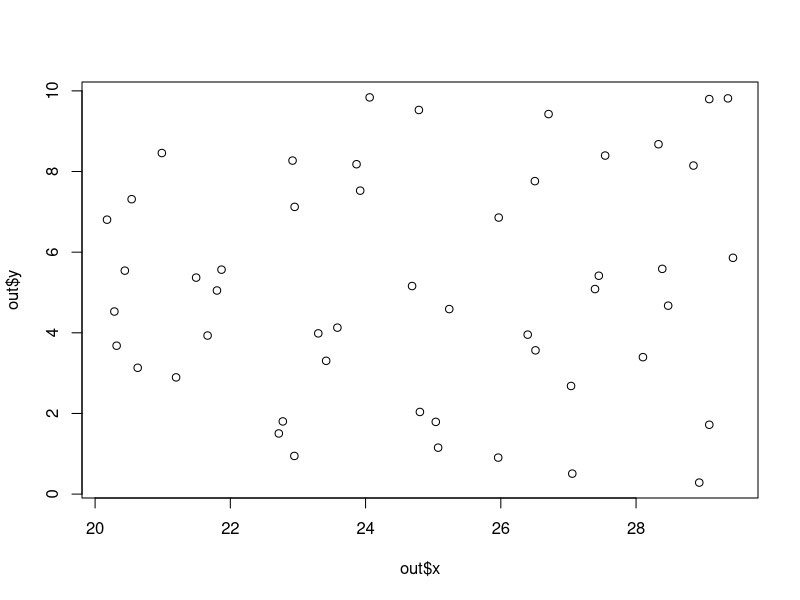
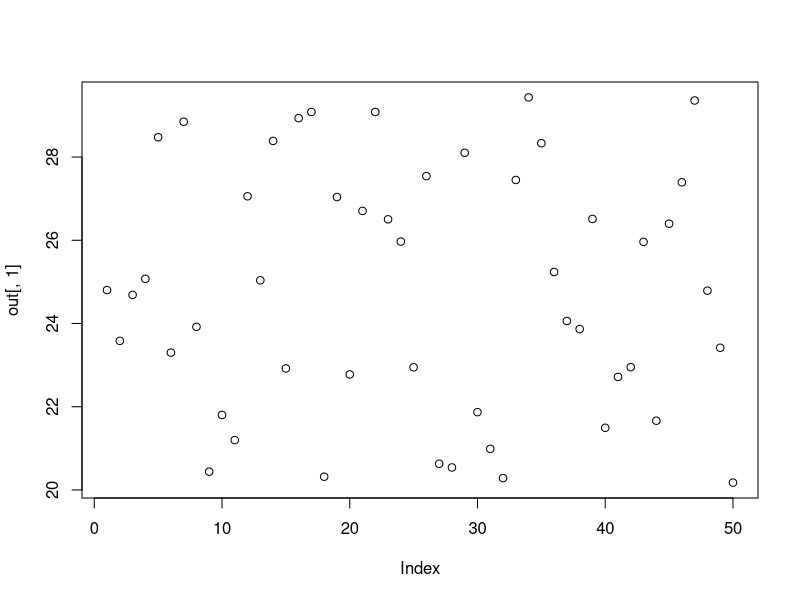
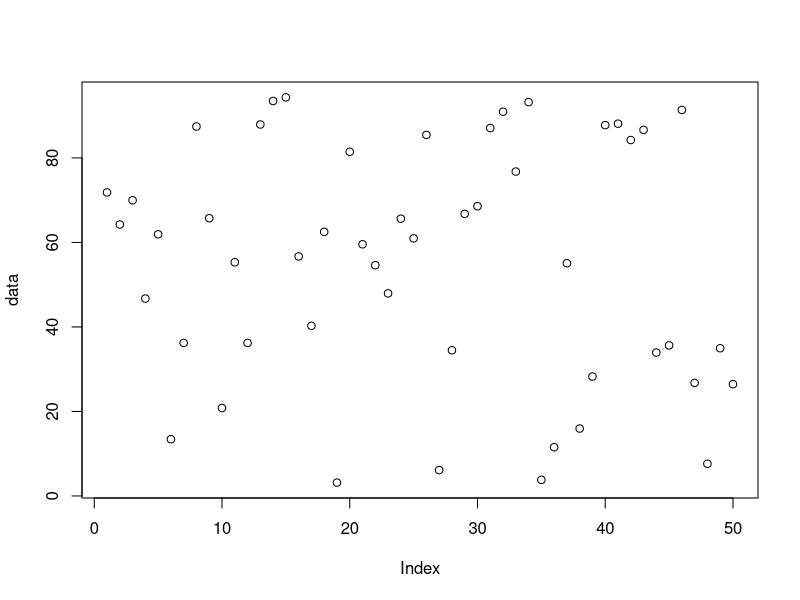
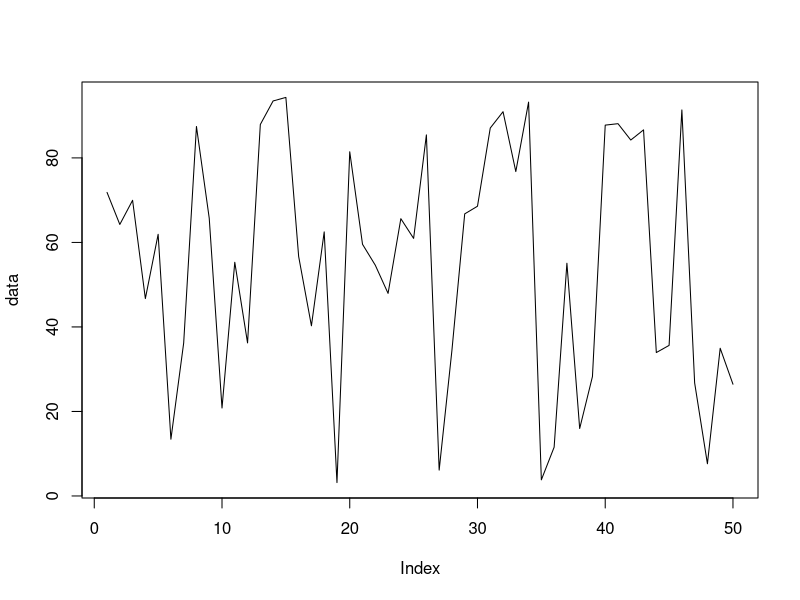
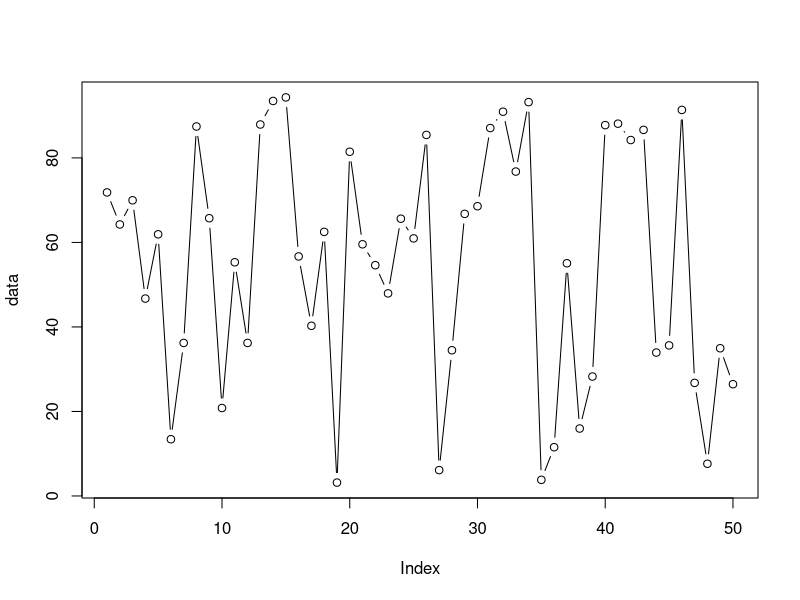
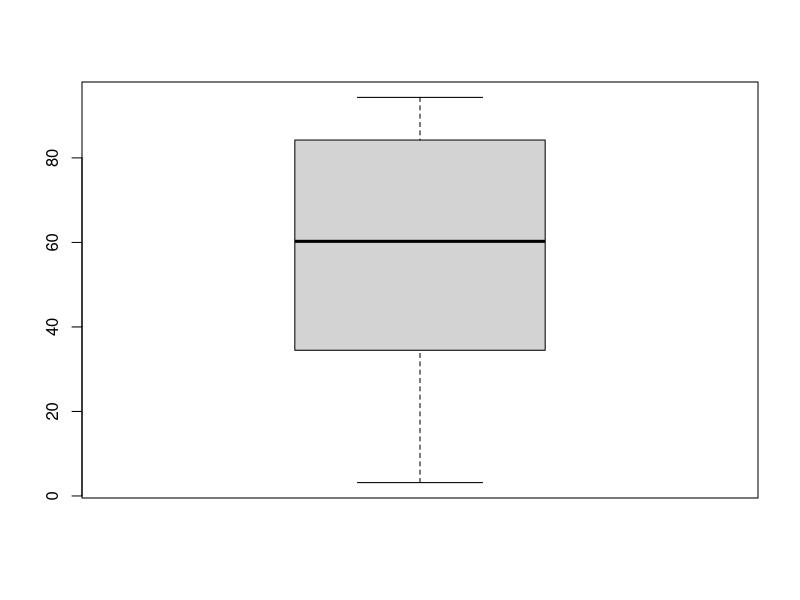
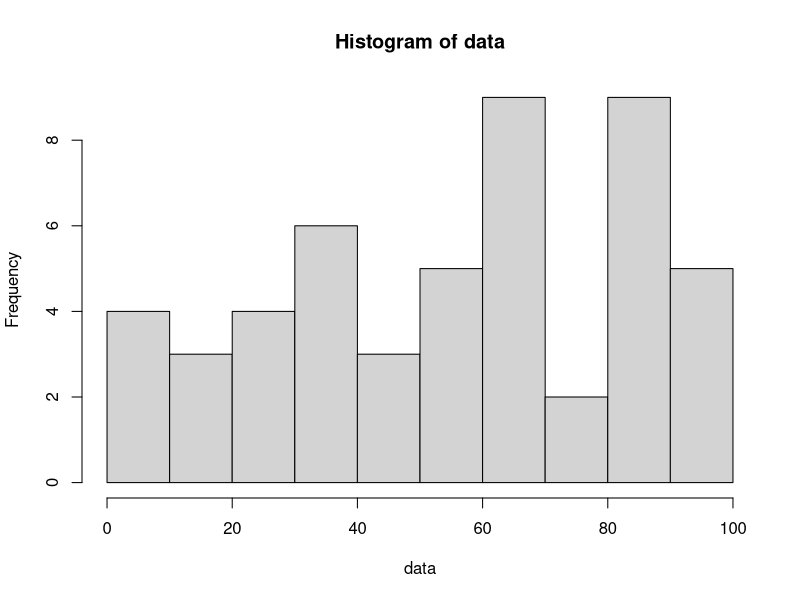
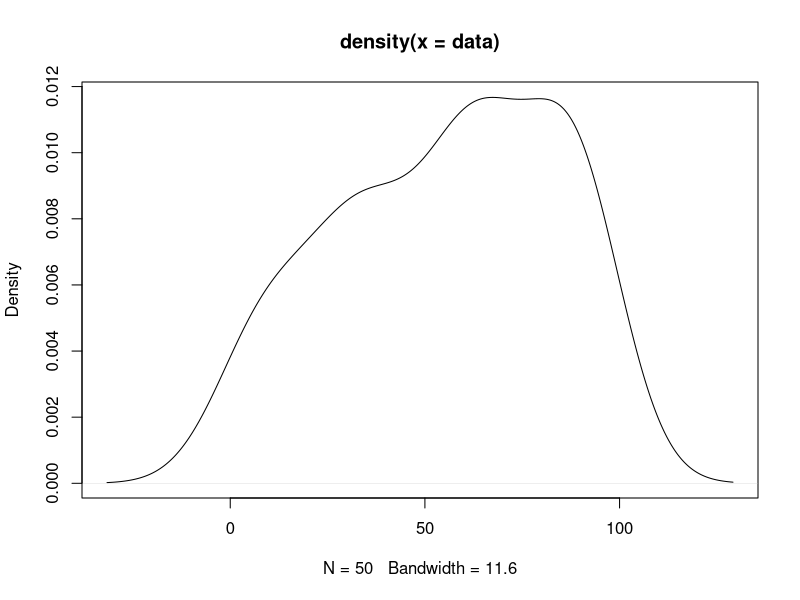

Generate these figures, in order, with R:
## ---- chunk 1
2+4+7 # Sum 

# Order of operation
1/2*3+4-5
1/2*(3+4-5)
1/(2*(3+4-5))
1/(2*3+4-5) 
## Notice how output changes with the placement of operators

# Other operators:
2^3
log(10)
sqrt(4)
pi

# Clear the Environment
rm(list=ls())
## ---- chunk 2
# The "is equal to" or "assignment operator in R is "<-" or "=" 

# Generate sample data
data<-c(1,4,2,3,9)

# rbind combines data by rows, and hence "r"bind
# cbind combines data by columns, and hence "c"bind

# Checking the properties of a dataset. Note: the na.rm argument ignores NA values in the dataset.
data=rbind(1,4,2,3,9) 
dim(data)           # [5,1]: 5 rows, 1 column
data[2,1]           # Show the value in row 2, column 1
data[c(2:5),1]      # Show a range of values in column 1
mean(data, na.rm=T) # Mean
max(data)           # Maximum
min(data)           # Minimum
sd(data)            # Standard deviation
var(data)           # Variance

summary(data) 
str(data)        # Prints structure of data
head(data)       # Returns the 1st 6 items in the object
head(data, 2)    # Print first 2
tail(data, 2)    # Print last 2

# Do the same, but with "c()" instead of "rbind"
data=c(1,4,2,3,9) 
dim(data)        # Note: dim is NULL
length(data)     # Length of a dataset is the number of variables (columns)

data[2]          # This should give you 4 

# Other operators work in the same way
mean(data)       # Mean
max(data)        # Maximum
min(data)        # Minimum
sd(data)         # Standard deviation
var(data)        # Variance

# Text data
data=c("TAMU","GEOS","BAEN","WMHS") 
data             # View
data[1]

# Mixed data
data=c(1,"GEOS",10,"WMHS") # All data is treated as text if one value is text
data[3]                    # Note how output is in quotes i.e. "10"

## ---- chunk 3
# Lets make a random matrix
test_mat = matrix( c(2, 4, 3, 1, 5, 7), # The data elements 
  nrow=2,         # Number of rows 
  ncol=3,         # Number of columns 
  byrow = TRUE)   # Fill matrix by rows 

test_mat = matrix( c(2, 4, 3, 1, 5, 7),nrow=2,ncol=3,byrow = TRUE) # Same result 
test_mat


test_mat[,2]      # Display all rows, and second column
test_mat[2,]      # Display second row, all columns

# Types of datasets
out = as.matrix(test_mat)
out               # This is a matrix
out = as.array(test_mat)
out               # This is also a matrix
out = as.vector(test_mat)
out               # This is just a vector

# Data frame and list
data1=runif(50,20,30) # Create 50 random numbers between 20 and 30  
data2=runif(50,0,10)  # Create 50 random numbers between 0 and 10  

# Lists
out = list()        # Create and empty list
out[[1]] = data1    # Notice the brackets "[[ ]]" instead of "[ ]"
out[[2]] = data2
out[[1]]          # Contains data1 at this location

# Data frame
out=data.frame(x=data1, y=data2)

# Let's see how it looks!
plot(out$x, out$y)
plot(out[,1])
## ---- chunk 4

# Create 50 random numbers between 0 and 100  
data=runif(50, 0, 100) 

# Overplotting means adding layers to a plot.
plot(data)            # The "plot" function initializes the plot.
plot(data, type="l")  # The "type" argument changes the plot type. "l" calls up a line plot
plot(data, type="b")  # Buffered points joined by lines

# Try options type = "o" and type = "c" as well.

# We can also quickly visualize boxplots, histograms, and density plots using the same procedure
boxplot(data)        # Box-and-whisker plot
hist(data)           # Histogram points
plot(density(data))  # Plot with density distribution 

## ---- chunk 5

# Part 2.2.1. Line plots
plot(data,type="o", col="red",
     xlab="x-axis title",ylab ="y-axis title", main="My plot", # Name of axis labels and title
     cex.axis=2, cex.main=2,cex.lab=2,            # Size of axes, title and label
     pch=23,       # Change marker style
     bg="red",     # Change color of markers
     lty=5,        # Change line style
     lwd=2         # Selecting line width
) 
# Adding legend
legend(1, 100, legend=c("Data 1"),
       col=c("red"), lty=2, cex=1.2)

# Part 2.2.2. Histograms
hist(data,col="red",
     xlab="Number",ylab ="Value", main="My plot", # Name of axis labels and title
     border="blue"
) 

# Try adjusting the parameters:
# hist(data,col="red",
#      xlab="Number",ylab ="Value", main="My plot", # Name of axis labels and title
#      cex.axis=2, cex.main=2,cex.lab=2,            # Size of axes, title and label
#      border="blue", 
#      xlim=c(0,100), # Control the limits of the x-axis
#      las=0,      # Try different values of las: 0,1,2,3 to rotate labels
#      breaks=5    # Try using 5,20,50, 100
# ) # Using more options and controls

## ---- chunk 6

plot_data=data.frame(x=runif(50,0,10), y=runif(50,20,30), z=runif(50,30,40)) 

plot(plot_data$x, plot_data$y) # Scatter plot of x and y data

# Mandatory beautification
plot(plot_data$x,plot_data$y, xlab="Data X", ylab="Data Y", main="X vs Y plot",
     col="darkred",pch=20,cex=1.5) # Scatter plot of x and y data

# Multiple lines on one axis
matplot(plot_data, type = c("b"),pch=16,col = 1:4) 
matplot(plot_data, type = c("b","l","o"),pch=16,col = 1:4) # Try this now. Any difference? 
legend("topleft", legend = 1:4, col=1:4, pch=1)            # Add legend to a top left
legend("top", legend = 1:4, col=1:4, pch=1)                # Add legend to at top center
legend("bottomright", legend = 1:4, col=1:4, pch=1)        # Add legend at the bottom right

## ---- chunk 7


date=seq(as.Date('2011-01-01'),as.Date('2011-01-31'),by = 1) # Generate a sequence 31 days
data=runif(31,0,10)                 # Generate 31 random values between 0 and 10
df=data.frame(Date=date,Value=data) # Combine the data in a data frame
plot(df,type="o")

## ---- chunk 8

par(mfrow=c(2,2)) # Call a plot with 4 quadrants

# Plot 1
matplot(plot_data, type = c("b"),pch=16,col = 1:4) 

# Plot 2
plot(plot_data$x,plot_data$y) 

# Plot 3
hist(data,col="red",
     xlab="Number",ylab ="Value", main="My plot", 
     border="blue") 

# Plot4
plot(data,type="o", col="red",
     xlab="Number",ylab ="Value", main="My plot",
     cex.axis=2, cex.main=2,cex.lab=2, 
     pch=23,   
     bg="red", 
     lty=5, 
     lwd=2 
) 

# Alternatively, we can call up a plot using a matrix
matrix(c(1,1,2,3), 2, 2, byrow = TRUE) # Plot 1 is plotted for first two spots, followed by plot 2 and 3 

layout(matrix(c(1,1,2,3), 2, 2, byrow = TRUE)) # Fixes a layout of the plots we want to make

 # Plot 1
matplot(plot_data, type = c("b"),pch=16,col = 1:4)

# Plot2
plot(plot_data$x,plot_data$y) 

# Plot 3
hist(data,col="red",
     xlab="Number",ylab ="Value", main="My plot",
     border="blue"
)
## ---- chunk 9

png("awesome_plot.png", width=4, height=4, units="in", res=400) 
#Tells R we will plot image in png of given specification

matplot(plot_data, type = c("b","l","o"),pch=16,col = 1:4)  
legend("topleft", legend = 1:4, col=1:4, pch=1)

dev.off() # Very important: this sends the image to disc
# Keep pressing till you get the following: 
# Error in dev.off() : cannot shut down device 1 (the null device) 
# This ensures that we are no longer plotting.

# It looks like what everything we just plotted was squeezed together to tightly. Let's change the size.
png("awesome_plot.png", width=6, height=4, units="in", res=400)  #note change in dimension
#Tells R we will plot image in png of given specification

matplot(plot_data, type = c("b","l","o"),pch=16,col = 1:3)  
legend("topleft", legend = 1:3, col=1:3, pch=16)

dev.off() 

## ---- chunk 10
###############################################################
#~~~ Load required libraries
lib_names=c("ggplot2","gridExtra","utils","tidyr","cowplot", "RColorBrewer")

# If you see a prompt: Do you want to restart R prior to installing: Select **No**. 

# Install all necessary packages (Run once)
# invisible(suppressMessages
#           (suppressWarnings
#             (lapply
#               (lib_names,install.packages,repos="http://cran.r-project.org",
#                 character.only = T))))

# Load necessary packages
invisible(suppressMessages
          (suppressWarnings
            (lapply
              (lib_names,library, character.only = T))))

###############################################################
#~~~ Generate a dataset containing random numbers within specified ranges
Year = seq(1913,2001,1)
Jan = runif(89, -18.4, -3.2)
Feb = runif(89, -19.4, -1.2)
Mar = runif(89, -14, -1.8)
January = runif(89, 1, 86)
dat = data.frame(Year, Jan, Feb, Mar, January)
## ---- chunk 11

l1 = ggplot(data=dat, aes(x = Year, y = Jan, color = "blue")) + # Tell which data to plot
  geom_line() +      # Add a line
  geom_point() +     # Add a points
  xlab("Year") +     # Add labels to the axes
  ylab("Value")

# Or, they can be specified for any individual geometry
l1 + geom_line(linetype = "solid", color="Blue")  # Add a solid line
l1 + geom_line(aes(x = Year, y = January)) # Add a different data set

# There are tons of other built-in color scales and themes, such as scale_color_grey(), scale_color_brewer(), theme_classic(), theme_minimal(), and theme_dark()

# OR, CREATE YOUR OWN THEME! You can group themes together in one list
theme1 = theme(
  legend.position = "none",
  panel.background = element_blank(),
  plot.title = element_text(hjust = 0.5),
  axis.line = element_line(color = "black"),
  axis.text.y   = element_text(size = 11),
  axis.text.x   = element_text(size = 11),
  axis.title.y  = element_text(size = 11),
  axis.title.x  = element_text(size = 11),
  panel.border = element_rect(
    colour = "black",
    fill = NA,
    size = 0.5
  )
)
## ---- chunk 12
library(tidyr)

# There are two generally data formats: wide (horizontal) and long (vertical). In the horizontal format, every column represents a category of the data. In the vertical format, every row represents an observation for a particular category (think of each row as a data point). Both formats have their comparative advantages. We will now convert the data frame we randomly generated in the previous section to the long format. Here are several ways to do this:

# Using the gather function
dat2 = dat %>% gather(Month, Value, -Year)

# Using pivot_longer and selecting all of the columns we want. This function is the best!
dat2 = dat %>% pivot_longer(cols = c(Jan, Feb, Mar), names_to = "Month", values_to = "Value") 

# Or we can choose to exclude the columns we don't want
dat2 = dat %>% pivot_longer(cols = -c(Year,January), names_to = "Month", values_to = "Value") 

head(dat2) # The data is now shaped in the long format
## ---- chunk 13
# LINE PLOT
l = ggplot(dat2, aes(x = Year, y = Value, group = Month)) +
  geom_line(aes(color = Month)) +
  geom_point(aes(color = Month))
l
## ---- chunk 14
# DENSITY PLOT
d = ggplot(dat2, aes(x = Value))
d = d + geom_density(aes(color = Month, fill = Month), alpha=0.4) # Alpha specifies transparency
d
## ---- chunk 15
# HISTOGRAM
h = ggplot(dat2, aes(x = Value))
h = h + geom_histogram(aes(color = Month, fill = Month), alpha=0.4,
                 fill = "white",
                 position = "dodge")
h
## ---- chunk 16
# The plots can be displayed together on one image using 
# grid.arrange from the gridExtra package
img = grid.arrange(l, d, h, nrow=3)

# Finally, plots created using ggplot can be saved using ggsave
ggsave("grid_plot_1.png", 
       plot = img, 
       device = "png", 
       width = 6, 
       height = 4, 
       units = c("in"), 
       dpi = 600)
## ---- chunk 17

img2=cowplot::plot_grid(l, d, h, nrow = 3, align = "v") # "v" aligns vertical axes and "h" aligns horizontal axes

ggsave("grid_plot_2.png", 
       plot = img2, 
       device = "png", 
       width = 6, 
       height = 4, 
       units = c("in"), 
       dpi = 600)
